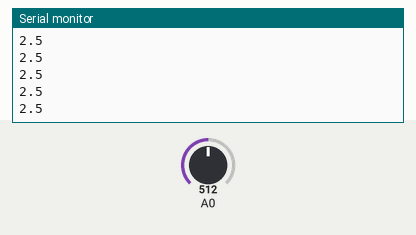
Simulated run of this sketch. Board: Arduino Uno, built with avr-gcc and run on an emulated ATmega328P. On the bench: the last lines printed to the serial monitor. The inputs (shaded band) are chosen by the test bench; at power-on: A0 = 512.

Above: at 1.2 s.
1.3 s: A0 set to 716
At 2.3 s:
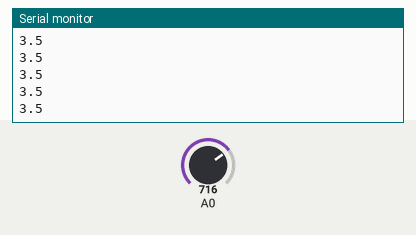
2.8 s: A0 set to 900
At 3.3 s:
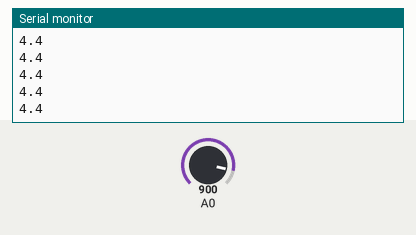
Timing chart, 0 to 5.8 s (numbered marks = the images above; inputs shaded):
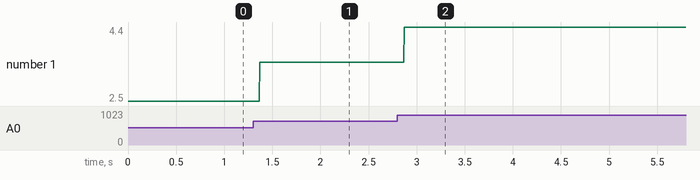

The sketch:

MQ2_example.ino
```cpp
void setup() {
  Serial.begin(9600);
}

void loop() {
  float vol;
  int sensorValue = analogRead(A0);
  vol=(float)sensorValue/1024*5.0;
  Serial.println(vol,1);
}
```

Measured:
- after the input at 1.3 s, the serial monitor: prints a new line after 0.07 s (image 1)
- after the input at 2.8 s, the serial monitor: prints a new line after 0.07 s (image 2)
- plotted number 1: 2.5 → 3.5 after the input at 1.3 s, 3.5 → 4.4 after the input at 2.8 s
